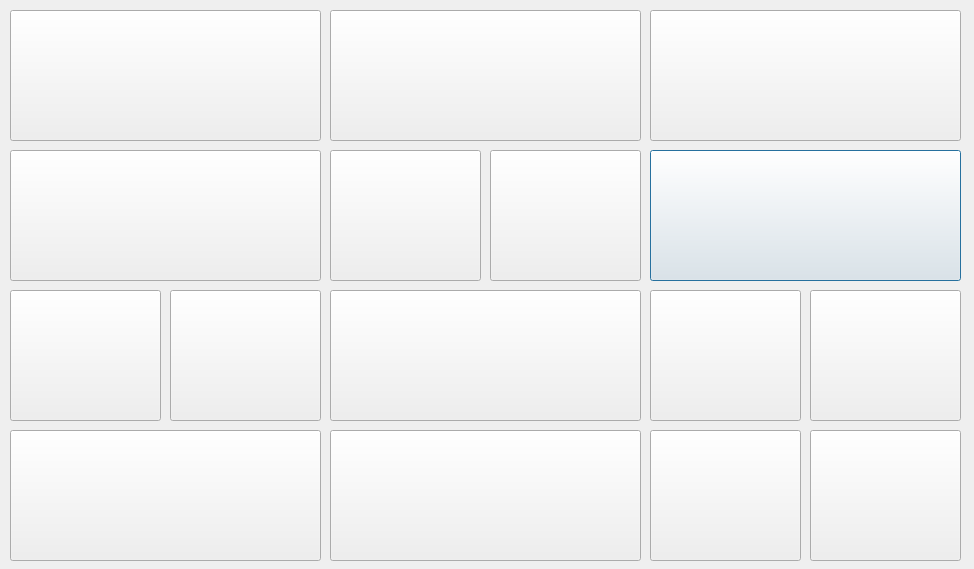
<?xml version="1.0" encoding="UTF-8"?>
<ui version="4.0">
 <class>filemanager1</class>
 <widget class="QDialog" name="filemanager1">
  <property name="geometry">
   <rect>
    <x>0</x>
    <y>0</y>
    <width>974</width>
    <height>569</height>
   </rect>
  </property>
  <property name="windowTitle">
   <string>Dialog</string>
  </property>
  <widget class="QPushButton" name="pushButton_11">
   <property name="geometry">
    <rect>
     <x>650</x>
     <y>150</y>
     <width>311</width>
     <height>131</height>
    </rect>
   </property>
   <property name="text">
    <string/>
   </property>
  </widget>
  <widget class="QPushButton" name="pushButton_14">
   <property name="geometry">
    <rect>
     <x>170</x>
     <y>290</y>
     <width>151</width>
     <height>131</height>
    </rect>
   </property>
   <property name="text">
    <string/>
   </property>
  </widget>
  <widget class="QPushButton" name="pushButton_15">
   <property name="geometry">
    <rect>
     <x>490</x>
     <y>150</y>
     <width>151</width>
     <height>131</height>
    </rect>
   </property>
   <property name="text">
    <string/>
   </property>
  </widget>
  <widget class="QPushButton" name="pushButton_8">
   <property name="geometry">
    <rect>
     <x>330</x>
     <y>430</y>
     <width>311</width>
     <height>131</height>
    </rect>
   </property>
   <property name="text">
    <string/>
   </property>
  </widget>
  <widget class="QPushButton" name="pushButton_10">
   <property name="geometry">
    <rect>
     <x>650</x>
     <y>290</y>
     <width>151</width>
     <height>131</height>
    </rect>
   </property>
   <property name="text">
    <string/>
   </property>
  </widget>
  <widget class="QPushButton" name="pushButton_17">
   <property name="geometry">
    <rect>
     <x>810</x>
     <y>430</y>
     <width>151</width>
     <height>131</height>
    </rect>
   </property>
   <property name="text">
    <string/>
   </property>
  </widget>
  <widget class="QPushButton" name="pushButton_3">
   <property name="geometry">
    <rect>
     <x>10</x>
     <y>290</y>
     <width>151</width>
     <height>131</height>
    </rect>
   </property>
   <property name="text">
    <string/>
   </property>
  </widget>
  <widget class="QPushButton" name="pushButton_5">
   <property name="geometry">
    <rect>
     <x>330</x>
     <y>10</y>
     <width>311</width>
     <height>131</height>
    </rect>
   </property>
   <property name="text">
    <string/>
   </property>
  </widget>
  <widget class="QPushButton" name="pushButton">
   <property name="geometry">
    <rect>
     <x>10</x>
     <y>10</y>
     <width>311</width>
     <height>131</height>
    </rect>
   </property>
   <property name="text">
    <string/>
   </property>
  </widget>
  <widget class="QPushButton" name="pushButton_6">
   <property name="geometry">
    <rect>
     <x>330</x>
     <y>290</y>
     <width>311</width>
     <height>131</height>
    </rect>
   </property>
   <property name="text">
    <string/>
   </property>
  </widget>
  <widget class="QPushButton" name="pushButton_7">
   <property name="geometry">
    <rect>
     <x>330</x>
     <y>150</y>
     <width>151</width>
     <height>131</height>
    </rect>
   </property>
   <property name="text">
    <string/>
   </property>
  </widget>
  <widget class="QPushButton" name="pushButton_16">
   <property name="geometry">
    <rect>
     <x>810</x>
     <y>290</y>
     <width>151</width>
     <height>131</height>
    </rect>
   </property>
   <property name="text">
    <string/>
   </property>
  </widget>
  <widget class="QPushButton" name="pushButton_12">
   <property name="geometry">
    <rect>
     <x>650</x>
     <y>430</y>
     <width>151</width>
     <height>131</height>
    </rect>
   </property>
   <property name="text">
    <string/>
   </property>
  </widget>
  <widget class="QPushButton" name="pushButton_4">
   <property name="geometry">
    <rect>
     <x>10</x>
     <y>430</y>
     <width>311</width>
     <height>131</height>
    </rect>
   </property>
   <property name="text">
    <string/>
   </property>
  </widget>
  <widget class="QPushButton" name="pushButton_9">
   <property name="geometry">
    <rect>
     <x>650</x>
     <y>10</y>
     <width>311</width>
     <height>131</height>
    </rect>
   </property>
   <property name="text">
    <string/>
   </property>
  </widget>
  <widget class="QPushButton" name="pushButton_2">
   <property name="geometry">
    <rect>
     <x>10</x>
     <y>150</y>
     <width>311</width>
     <height>131</height>
    </rect>
   </property>
   <property name="text">
    <string/>
   </property>
  </widget>
 </widget>
 <resources/>
 <connections/>
</ui>
